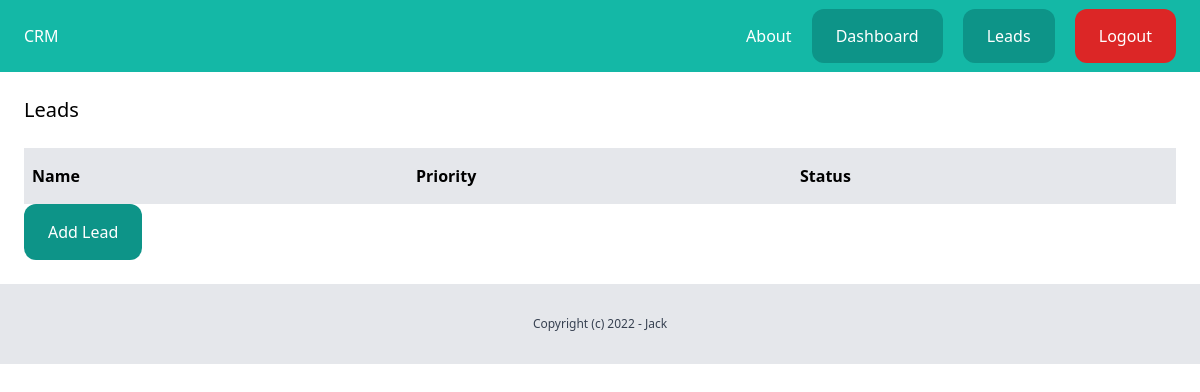
The app's page /dashboard/leads/ (signed in), older data.
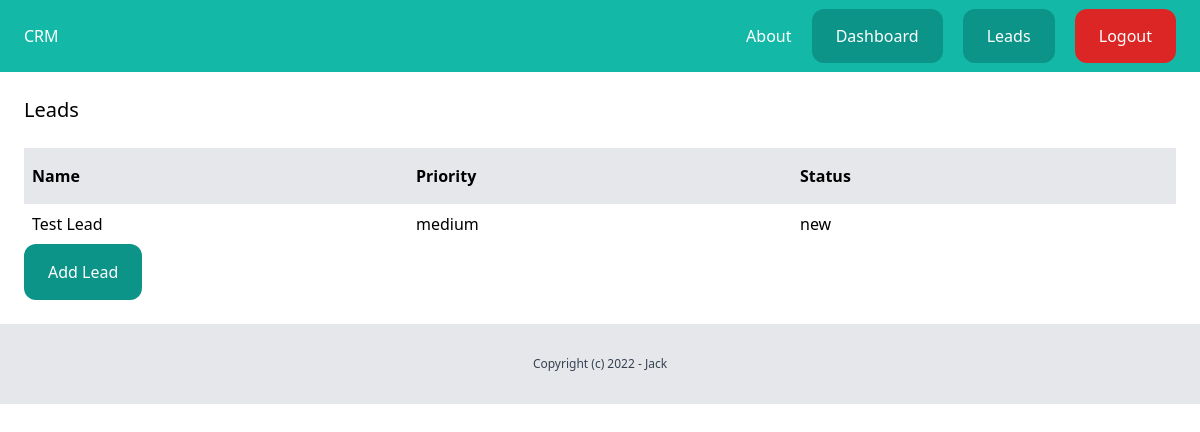
The same page, newer data.
### lead/models.py (models this page shows, shortened)
class Lead(models.Model):
    LOW = 'low'
    MEDIUM = 'medium'
    HIGH = 'high'
    CHOICES_PRIORITY = (
        (LOW, 'Low'),
        (MEDIUM, 'Medium'),
        (HIGH, 'High')
    )
    NEW = 'new'
    CONTACTED = 'contacted'
    WON = 'won'
    LOST = 'lost'
    CHOICES_STATUS = (
        (NEW, 'New'),
        (CONTACTED, 'Contacted'),
        (WON, 'Won'),
        (LOST, 'Lost'),
    )
    priority = models.CharField(max_length=10, choices=CHOICES_PRIORITY, default=MEDIUM)
    status = models.CharField(max_length=10, choices=CHOICES_STATUS, default=NEW)
    name = models.CharField(max_length=255)
    email = models.EmailField(null=True)
    description = models.TextField(blank=True, null=True)
    created_by = models.ForeignKey(User, related_name='leads', on_delete=models.CASCADE)
    created_at = models.DateTimeField(auto_now_add=True)
    modified_at = models.DateTimeField(auto_now=True)

### lead/views.py (the view)
# urls.py: path('', views.leads_list, name='leads_list'),
@login_required
def leads_list(request):
    leads = Lead.objects.filter(created_by=request.user)
    return render(request, 'lead/leads_list.html', { 'leads': leads })

### lead/templates/lead/leads_list.html (shortened to what this page needs)
{% extends 'core/base.html' %}
{% block content %}
  <div class="py-6 px-6">
    <h1 class="mb-4 text-xl">Leads</h1>
    <div class="mt-6 flex justify-between">
      <p class="py-4 px-2 bg-gray-200 font-semibold w-full">Name</p>
      <p class="py-4 px-2 bg-gray-200 font-semibold w-full">Priority</p>
      <p class="py-4 px-2 bg-gray-200 font-semibold w-full">Status</p>
    </div>
    {% for lead in leads %}
      <div class="flex justify-between">
        <p class="py-2 px-2 w-full {% cycle '' 'bg-gray-100' %}">{{ lead.name }}</p>
        <p class="py-2 px-2 w-full {% cycle '' 'bg-gray-100' %}">{{ lead.priority }}</p>
        <p class="py-2 px-2 w-full {% cycle '' 'bg-gray-100' %}">{{ lead.status }}</p>
      </div>
    {% endfor %}
    <a href="{% url 'add_lead' %}" class="inline-block py-4 px-6 rounded-xl bg-teal-600 text-white">Add Lead</a>
  </div>
{% endblock %}

Row changes from the older to the newer data that the page shows:
added Lead: name "Test Lead", priority "medium", status "new"
